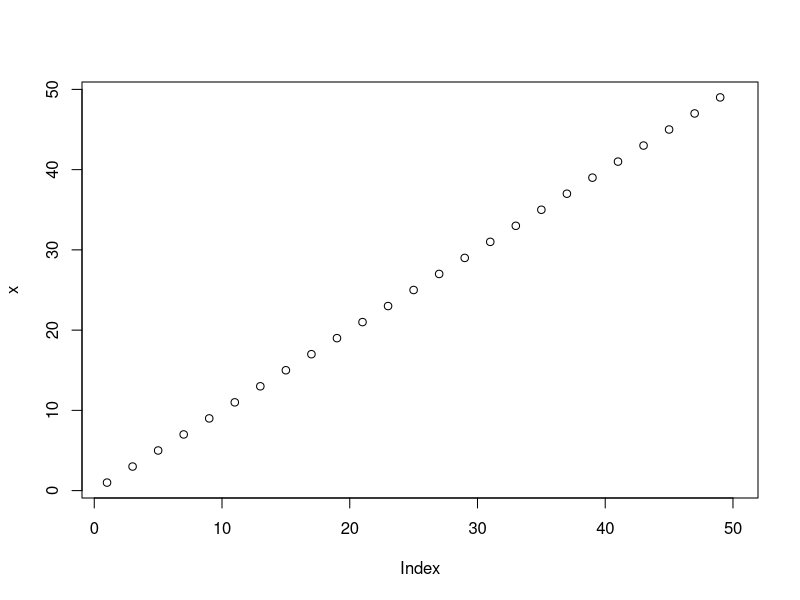
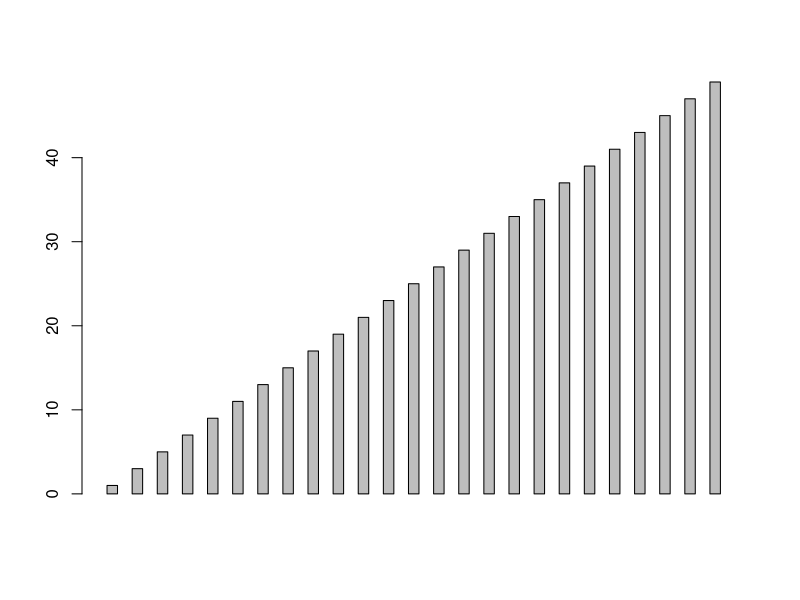
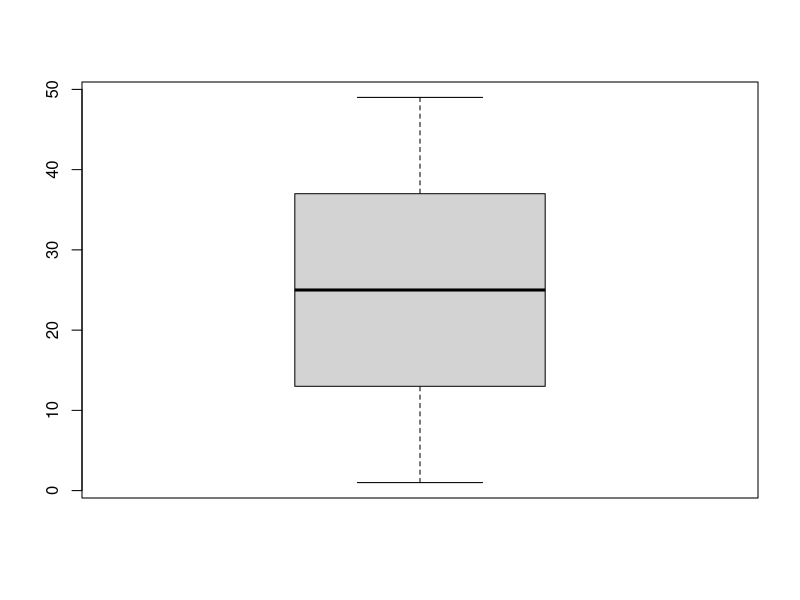
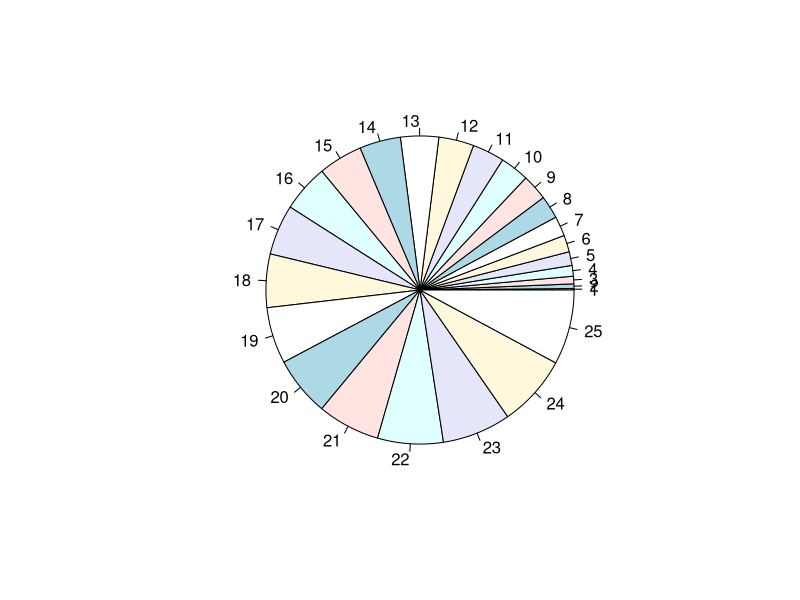
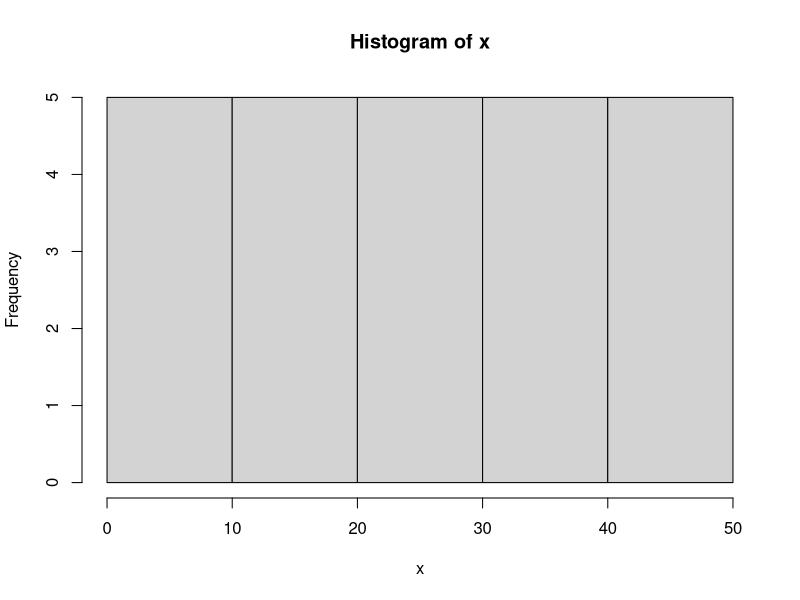

The R source for these figures, in order:
# ---------------------------------------------------------
# Course: Explorative Data Analysis Using R
# Exercise: 3rd assignment sheet
# Author: Felix Reichel (k12008176)
# ---------------------------------------------------------
# 1.)
# a
x <- c(1:50)
x[x %% 2 == 0] <- NA
x

# b
var(x, na.rm = TRUE)
summary(x)
var(x)

# c.
any(is.na(x))
length(x[is.na(x)]) > 0
length(x[is.na(x)])
max(x, na.rm=TRUE) < 50

# d.
x2 <- x[!is.na(x)]
var(x2)

# e.
plot(x)
barplot(x)
boxplot(x)
pie(x2)
hist(x)


# 2.)

# a.
mat1 <- matrix(nrow = 4, ncol = 4, data = 7)
mat1
class(mat1)
typeof(mat1)
length(mat1)
dim(mat1)

mat2 <-matrix(nrow = 1, ncol = 10, data = -99)
mat2
class(mat2)
typeof(mat2)
length(mat2)
dim(mat2)

# b.

data_A <- rep(c(-1, 0, 1), 5) # Für Matrix A
data_B <- rep(c(-3, -2, -1, 0, 1, 2, 3), each = 3) # Für Matrix B
data_C <- rep(c(1, 0, 0, 0, 0), length = 16) # Für Matrix C

A <- matrix(data = data_A[1:3], ncol = 5, nrow = 3)
A

B <- matrix(data = data_B[c(1:7)*3], nrow = 7, ncol = 3)
B  

C <- matrix(data = data_C, byrow = TRUE, nrow = 4, ncol = 4) 
C

# c.
n=m=4
v1 <- c(1:n)
v2 <- c(1:m)
res <- rbind(matrix(data = v1, nrow = 1), v2)
res
# Beide Vektoren haben die selbe Anzahl an Elementen. Keine Probleme

n=8
m=4
v1 <- c(1:n)
v2 <- c(1:m)
res <- rbind(matrix(data = v1, nrow = 1), v2)
res
# Vektor 1 hat mehr Elemente als Vektor 2. Vektor 2 wird wiederholt damit die Matrix aufgefüllt wird. n ist ein Vielfaches von m.

n=4
m=8
v1 <- c(1:n)
v2 <- c(1:m)
res <- rbind(matrix(data = v1, nrow = 1), v2)
res

# Der zweite Vektor hat mehr Elemente als der erste und kann daher nicht in die Matrix eingefügt werden..
# => number of columns of result is not a multiple of vector length (arg 2)

n=4
m=1
v1 <- c(1:n)
v2 <- c(1:m)
res <- rbind(matrix(data = v1, nrow = 1), v2)
res
# Vektor 1 hat mehr Elemente als Vektor 2. Vektor 2 wird wiederholt damit die Matrix aufgefüllt wird. n ist ein Vielfaches von m.

n=5
m=3
v1 <- c(1:n)
v2 <- c(1:m)
res <- rbind(matrix(data = v1, nrow = 1), v2)
res
# Vektor 2 kann nicht wiederholt eingefügt werden, weil die Anzahl der Elemente kein Vielfaches zum ersten Vektor ist
# number of columns of result is not a multiple of vector length (arg 2)

n=9
m=10
v1 <- c(1:n)
v2 <- c(1:m)
res <- rbind(matrix(data = v1, nrow = 1), v2)
res
# Vektor 2 kann nicht wiederholt eingefügt werden, weil die Anzahl der Elemente kein Vielfaches zum ersten Vektor ist
# number of columns of result is not a multiple of vector length (arg 2)

# d.
set.seed(9999)
mat <- matrix(ncol = 5, data= round(rnorm(100),1))
mat[1:6,4:5]

# e.
summary(mat)
# Die Summary Statistics werden pro Matrix-Spalte ausgegeben.
# Die nummerischen Ergebnisse lassen sich so zusammenfassen, dass jede Spalte 20 zufallsgenerierte normalverteilte gerundete Zahlen enthält. 

min(mat)
max(mat)
mean(mat)
sd(mat)
sum(mat)

# 3.)

# a.

# 310
# 10

# 190
# m[2,3]

# 110
# mat[4,3]

mat <- matrix(data = c(270,160,60,220, 100,10 ,190 ,10,330, 310 ,150, 350,340, 80, 110, 100,260, 50, 290, 0), nrow = 5, byrow = TRUE)
mat
mat[2,3]
mat[4,3]

#b.
 
mat1 <- matrix(c(B[3,], B[5,]), nrow = 2, byrow = TRUE)
mat1
mat2 <-matrix(B[1,], nrow = 1)
mat2 <- rbind(mat2, B[3:5,])
mat2

# c.
Land <- c("Norwegen", "Deutschland", "Kanada", "Vereinigte Staaten", "Niederlande", "Schweden", "S¸dkorea", "Schweiz", "Frankreich", "÷sterreich")
Medaillen <- matrix(c(14, 14, 11, 9, 8, 7, 5, 5, 5, 5, 14, 10, 8, 8, 6, 6, 8, 6, 4, 3, 11, 7, 10, 6, 6, 1, 4, 4, 6, 6),
                    ncol = 3,
                    dimnames = list(Land, c("Gold", "Silber", "Bronze")))
Medaillen

is.matrix(Medaillen)
dim(Medaillen)

rnames <- dimnames(Medaillen)[[1]] # rownames(Medaillen) also possible
is.character(rnames)
length(rnames)

cols <- colnames(Medaillen)
is.character(cols)
length(cols)

length(rnames) == dim(Medaillen)[1] && length(cols) == dim(Medaillen)[2]

rnames <- c("Norway", "Germany", "Canada", "USA", "Netherlands", "Sweden", "South Korea", "Switzerland", "France", "Austria")

Medaillen <- matrix(data=(Medaillen[,]),ncol=3, dimnames = list(rnames, c("Gold", "Silber", "Bronze")))
Medaillen


#d.
idx <- which(Medaillen[,1] > 10)
Medaillen[idx,]

#vs
Medaillen[Medaillen[,1] > 10,]

#e.

Land <- c("Norwegen", "Deutschland", "Kanada", "Vereinigte Staaten", "Niederlande", "Schweden", "S¸dkorea", "Schweiz", "Frankreich", "÷sterreich")
Medaillen <- matrix(c(14, 14, 11, 9, 8, 7, 5, 5, 5, 5, 14, 10, 8, 8, 6, 6, 8, 6, 4, 3, 11, 7, 10, 6, 6, 1, 4, 4, 6, 6),
                    ncol = 3,
                    dimnames = list(Land, c("Gold", "Silber", "Bronze")))

Medaillen[ order(rownames(Medaillen)), ]
Medaillen[ order(Medaillen[,1], Medaillen[,2], Medaillen[,3], decreasing = TRUE), ]


# Bonus
